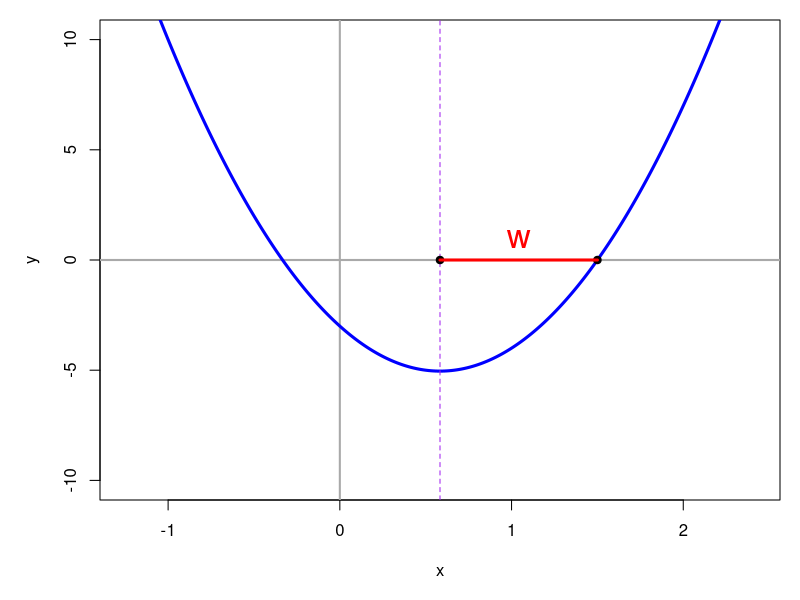

Generate this figure with R:
## ---- chunk 1

pn = function(coeffs,pows){
    pows = pows[coeffs!=0]
    coeffs = coeffs[coeffs!=0]
    ex1 = paste0("{",coeffs,"}x^{",pows,"}",collapse="+")
    ex1 = gsub("+{-","-{",ex1,fixed=T)
    ex1 = gsub("{1}x^{0}","1",ex1,fixed=T)
    ex1 = gsub("{-1}x^{0}","-1",ex1,fixed=T)
    ex1 = gsub("{1}x","x",ex1,fixed=T)
    ex1 = gsub("{-1}x","-x",ex1,fixed=T)
    ex1 = gsub("x^{0}","",ex1,fixed=T)
    ex1 = gsub("x^{1}","x",ex1,fixed=T)
    ex1 = gsub("+-","-",ex1,fixed=T)
    ex1 = gsub("{","",ex1,fixed=T)
    ex1 = gsub("}","",ex1,fixed=T)
    if(ex1 == ""){
        ex1 = "0"
    }
    return(ex1)
}

gcd2 <- function(a, b) {
  if (b == 0) a else Recall(b, a %% b)
}

gcd <- function(...) Reduce(gcd2, c(...))

while(T){
    abc = sample(2:12,3)*sample(c(-1,1),3,T)
    a = abc[1]
    b = abc[2]
    c = abc[3]
    h = -b/2/a
    D = b^2-4*a*c
    if(D>0){
        r = sqrt(D)/2/abs(a)
        m = h-r
        n = h+r
        k = a*m*n-a*h^2
        if(!(h%%1==0)){break}
    }
}

hn1 = -b
hd1 = 2*a

hn2 = round(hn1/gcd(hn1,hd1))
hd2 = round(hd1/gcd(hn1,hd1))

hfrac = paste0("\\frac{",sign(h)*abs(hn2),"}{",abs(hd2),"}")

kn1 = b^2-4*a*c
kd1 = -4*a

kn2 = round(kn1/gcd(kn1,kd1))
kd2 = round(kd1/gcd(kn1,kd1))

kfrac = paste0("\\frac{",sign(k)*abs(kn2),"}{",abs(kd2),"}")

## ---- chunk 2
par(mar=c(5,5,1,1))
plot(0,0,"n",xlim=c(h-2*r,h+2*r),ylim=c(-2*abs(k),2*abs(k)),xlab="x",ylab="y")
abline(h=0,lwd=2,col="darkgrey")
abline(v=0,lwd=2,col="darkgrey")
x = seq(h-2*r,h+2*r,r/100)
y = a*x^2+b*x+c
lines(x,y,lwd=3,col="blue")

abline(v=h,col="purple",lty=2)

# points(h,k,pch=19,col="red")
# text(h,k,"(h,k)",adj=c(1.2,0.5+sign(a)),col="red")


points(h,0,pch=19,col="black")
points(n,0,pch=19,col="black")

lines(c(h,n),c(0,0),lwd=3,col="red")
text(mean(c(h,n)),0,"w",adj=c(0.5,0.5-sign(a)),col="red",cex=2)
